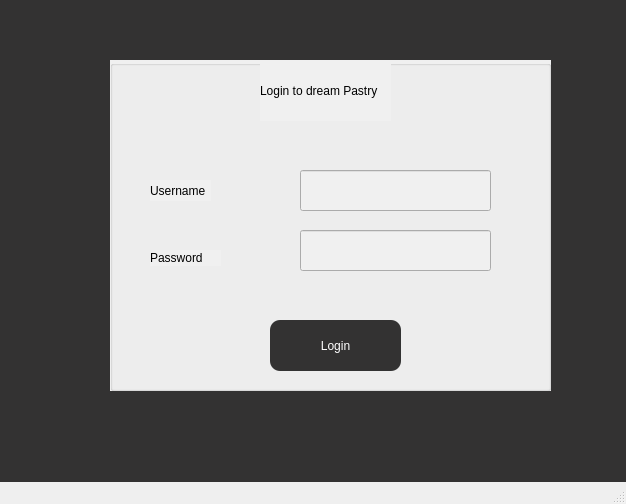
<?xml version="1.0" encoding="UTF-8"?>
<ui version="4.0">
 <class>login</class>
 <widget class="QMainWindow" name="login">
  <property name="geometry">
   <rect>
    <x>0</x>
    <y>0</y>
    <width>626</width>
    <height>504</height>
   </rect>
  </property>
  <property name="windowTitle">
   <string>MainWindow</string>
  </property>
  <widget class="QWidget" name="centralwidget">
   <widget class="QLabel" name="label_2">
    <property name="geometry">
     <rect>
      <x>0</x>
      <y>0</y>
      <width>671</width>
      <height>551</height>
     </rect>
    </property>
    <property name="styleSheet">
     <string notr="true">background-color: rgb(51, 50, 50);</string>
    </property>
    <property name="text">
     <string/>
    </property>
   </widget>
   <widget class="QGroupBox" name="groupBox_2">
    <property name="geometry">
     <rect>
      <x>110</x>
      <y>60</y>
      <width>441</width>
      <height>331</height>
     </rect>
    </property>
    <property name="styleSheet">
     <string notr="true">background-color: rgb(240, 240, 240);</string>
    </property>
    <property name="title">
     <string/>
    </property>
    <widget class="QLabel" name="label_12">
     <property name="geometry">
      <rect>
       <x>150</x>
       <y>0</y>
       <width>131</width>
       <height>61</height>
      </rect>
     </property>
     <property name="styleSheet">
      <string notr="true">	font: 87 10pt &quot;Nexa Rust Sans Black 01&quot;;</string>
     </property>
     <property name="text">
      <string>Login to dream Pastry</string>
     </property>
    </widget>
    <widget class="QLabel" name="label_15">
     <property name="geometry">
      <rect>
       <x>40</x>
       <y>120</y>
       <width>61</width>
       <height>21</height>
      </rect>
     </property>
     <property name="styleSheet">
      <string notr="true">font: 10pt &quot;MS Shell Dlg 2&quot;;</string>
     </property>
     <property name="text">
      <string>Username</string>
     </property>
    </widget>
    <widget class="QLabel" name="label_16">
     <property name="geometry">
      <rect>
       <x>40</x>
       <y>190</y>
       <width>71</width>
       <height>16</height>
      </rect>
     </property>
     <property name="styleSheet">
      <string notr="true">font: 10pt &quot;MS Shell Dlg 2&quot;;</string>
     </property>
     <property name="text">
      <string>Password</string>
     </property>
    </widget>
    <widget class="QPushButton" name="login_2">
     <property name="geometry">
      <rect>
       <x>160</x>
       <y>260</y>
       <width>131</width>
       <height>51</height>
      </rect>
     </property>
     <property name="styleSheet">
      <string notr="true">QPushButton{
    color:white;
	font: 75 10pt &quot;Source Code Pro&quot;;
	font: 87 8pt &quot;Nexa Rust Sans Black 01&quot;;
    background-color:rgb(39, 39,39);
background: rgb(51, 50, 50);
border-radius:10px;
}
QPushButton:hover
{
color:white;

background:#b20837;
border-radius:10px;
}</string>
     </property>
     <property name="text">
      <string>Login</string>
     </property>
    </widget>
    <widget class="QLineEdit" name="useranme">
     <property name="geometry">
      <rect>
       <x>190</x>
       <y>110</y>
       <width>191</width>
       <height>41</height>
      </rect>
     </property>
    </widget>
    <widget class="QLineEdit" name="password">
     <property name="geometry">
      <rect>
       <x>190</x>
       <y>170</y>
       <width>191</width>
       <height>41</height>
      </rect>
     </property>
    </widget>
   </widget>
  </widget>
  <widget class="QMenuBar" name="menubar">
   <property name="geometry">
    <rect>
     <x>0</x>
     <y>0</y>
     <width>626</width>
     <height>21</height>
    </rect>
   </property>
  </widget>
  <widget class="QStatusBar" name="statusbar"/>
 </widget>
 <resources/>
 <connections/>
</ui>
